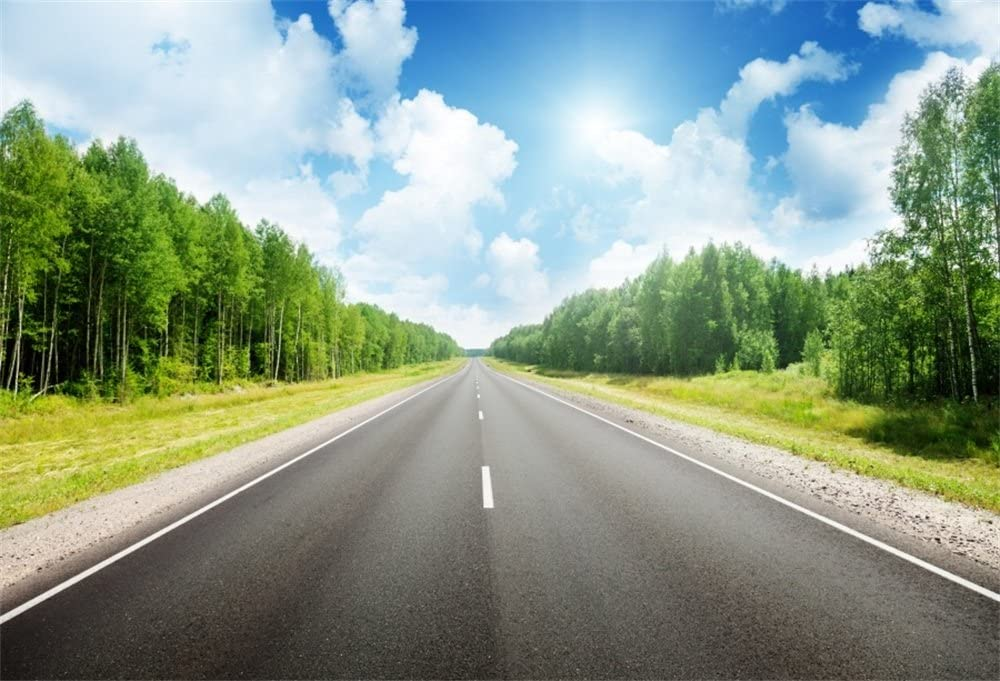
%> input picture Term Project/draft/pic2.jpg, 1000 x 681 px
$ octave DetectBorderUsingHSV.m   (GNU Octave 9; MATLAB toolbox functions it lacks are replaced by stand-ins)
%> lines starting %> are read from the running program, lines starting %| are printed output that depends on the picture
### Term Project/draft/Segmentation.m
function [output,bw] = Segmentation(img, num, origin_img)
    [L,N] = superpixels(img, num);
    % L ---> region of matrix (enumrate the number to distinguish the areas)
    % N ---> total number of superpixels
    bound_idx = label2idx(L);
    % bound_idx ---> like a cells array, each cell has every indexs of that
    % region
    Ln = numel(L);
    % Ln ---> total pixels of the image
    output = img;

    % color the region we divide
    for k = 1:N
        idx = bound_idx{k};
        output(idx) = mean(img(idx));
        output(idx+Ln) = mean(img(idx+Ln));
        output(idx+2*Ln) = mean(img(idx+2*Ln));
        r = mean(img(idx));
        g = mean(img(idx+Ln));
        b = mean(img(idx+2*Ln));
        if b >= 200 && r >= 200 && g >= 200
           %output(idx) = 50;
           %output(idx+Ln) = 50;
           %output(idx+2*Ln)
        end
    end

    bw = boundarymask(L);
    figure(2)
    subplot(1,2,1),imshow(output),title('segmentation result');
    subplot(1,2,2),imshow(imoverlay(origin_img,bw,'black'),'InitialMagnification',100),title('segmentation line');

end

### Term Project/draft/Calculate_border.m
function b = Calculate_border(grad, threshold)
    % grad --> gradient image %
    [row, column] = size(grad);
    b = zeros(column,1);
    for x = 1:1:column
        b(x) = row;
        for y = 1:1:row
            if grad(y,x) > threshold
                b(x) = y;
                break;
            end
        end
    end
end

### Term Project/draft/DetectBorderUsingHSV.m
clear all;
image_name = "pic2.jpg";
image = imread(image_name);
%> image is the input picture: size 681x1000x3 uint8; mean R, G, B 137.6, 154.4, 137.6
image = imresize(image, [600,800], 'bilinear');
%> image: size 600x800x3 uint8
[row, column, ~] = size(image);
%> row = 600; column = 800


% figure(1)
tmp = image;
subplot(1,2,1);
imshow(image);
title('original image');
num = 350;
[output,bw] = Segmentation(image, num, image);
%> in Segmentation, `[L,N] = superpixels(img, num);`:
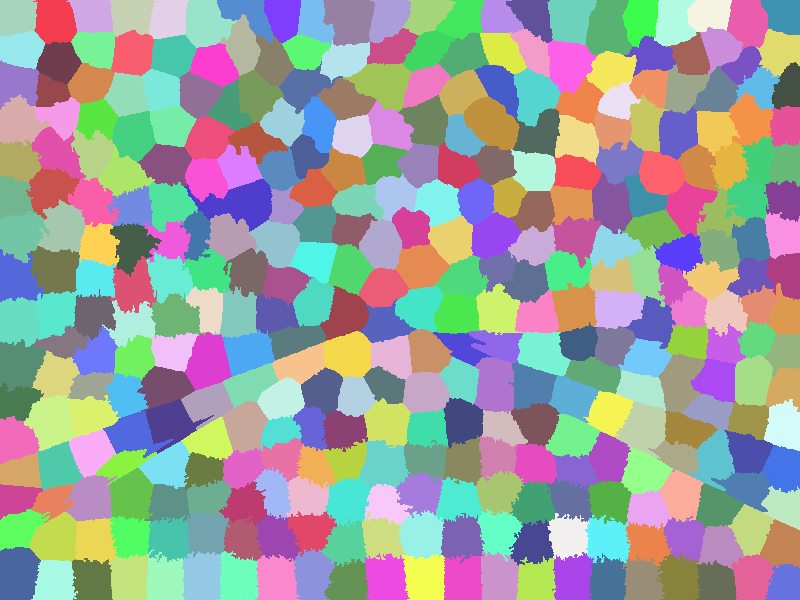
%> L: size 600x800 double; 351 distinct labels, from 1 to 351; one colour per label, 0 black
%> in Segmentation, `[L,N] = superpixels(img, num);`: N = 351
%> in Segmentation, `bound_idx = label2idx(L);`: bound_idx = 351 items
%> the loop in Segmentation, `for k = 1:N` made 351 passes
%> (r, g, b) on passes 1 to 3: (194.2, 219.5, 236.9), (207.2, 227.4, 241.6), (219.5, 234.9, 245.5)
%> after the loop in Segmentation, `for k = 1:N`:
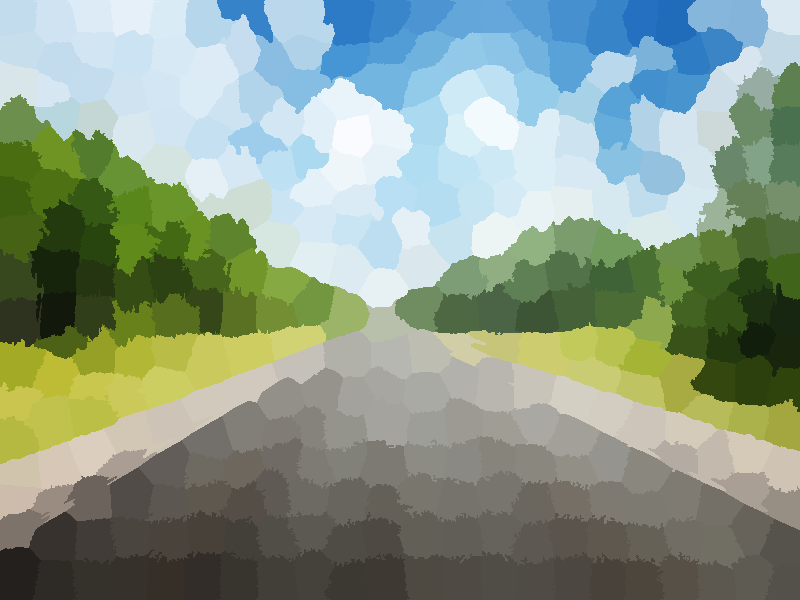
%> output: size 600x800x3 uint8; mean R, G, B 137.6, 154.4, 137.5
%> in Segmentation, `bw = boundarymask(L);`:
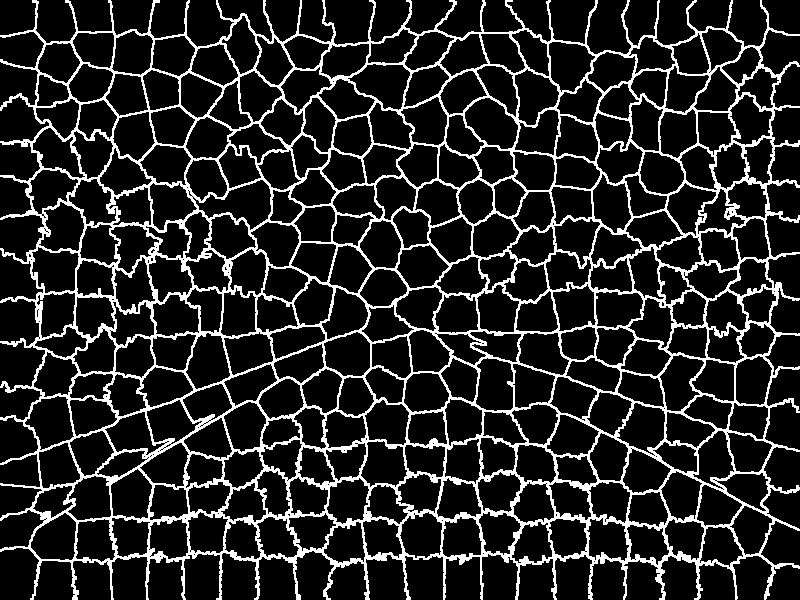
%> bw: size 600x800 logical; 15% white in thin lines or dots
%> in Segmentation, `imshow(imoverlay(origin_img,bw,'black'),'InitialMagnification',100)`:
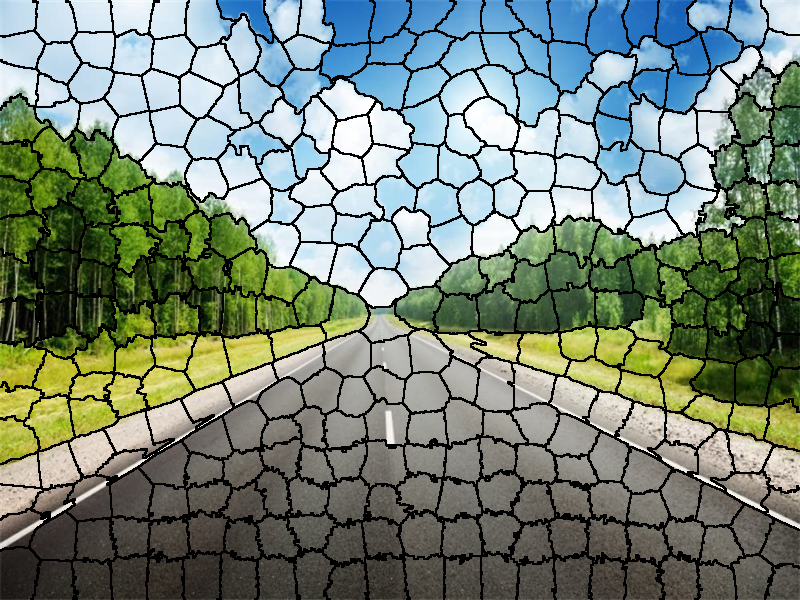
%> displayed picture: size 600x800x3, on the screen's scale of 0 to 255; mean R, G, B 117.4, 131.7, 117.8

gray_opt = rgb2gray(output);
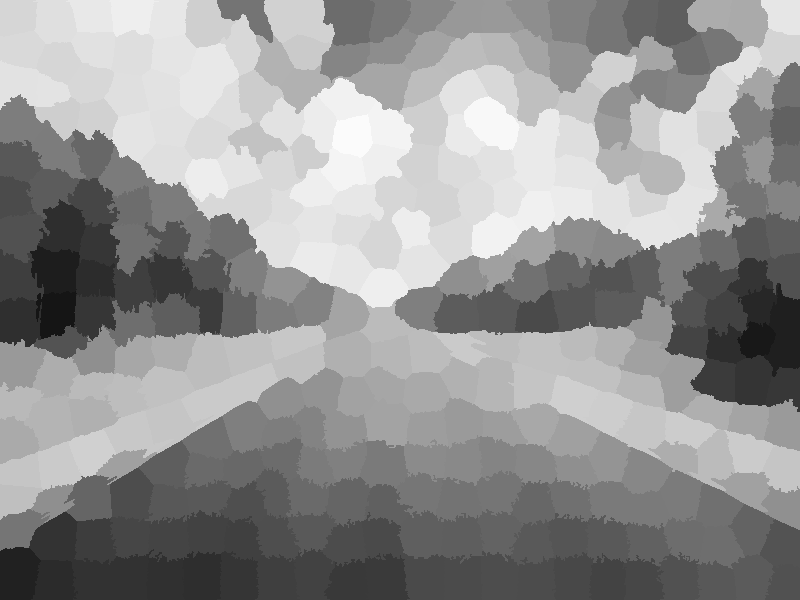
%> gray_opt: size 600x800 uint8; min 21, max 251, mean 147.5
[grad, ~] = imgradient(gray_opt);
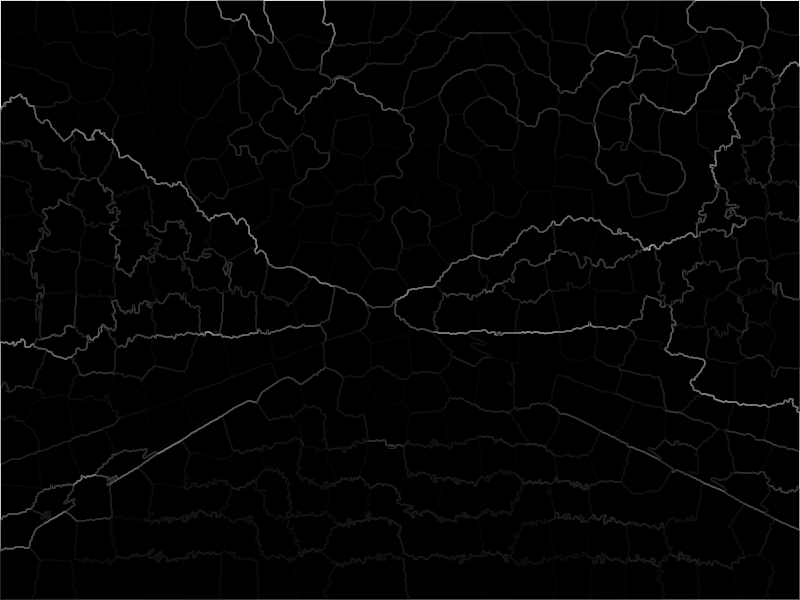
%> grad: size 600x800 double; min 0, max 975.8, mean 15.5; drawn with min black and max white
bdr = Calculate_border(grad, 80);
%> after the loop in Calculate_border, `for x = 1:1:column`: b = 800 values from 1 to 1
%> bdr = 800 values from 1 to 1

hsv_img = rgb2hsv(output);
%> hsv_img: size 600x800x3 double; mean H, S, V 0.303, 0.302, 0.643
b = zeros(column,1);
for x = 1:1:column
    b(x) = row;
    for y = 1:1:row
        if ~((hsv_img(y,x,1) >= 190/360 && hsv_img(y,x,1) <= 290/360) || (hsv_img(y,x,3) >= 0.85) && (grad(y,x) < 60))
            b(x) = y;
            break;
        end
    end
end
%> after the loop, b = 800 values, max 309 at index 373, min 63 at index 795, mean 203.9

% [14 lines of commented-out code are left out]

for i = 1:1:row
    for j = 1:1:column
        if i <= b(j)
            image(i,j,:) = 0;
        end
    end
end
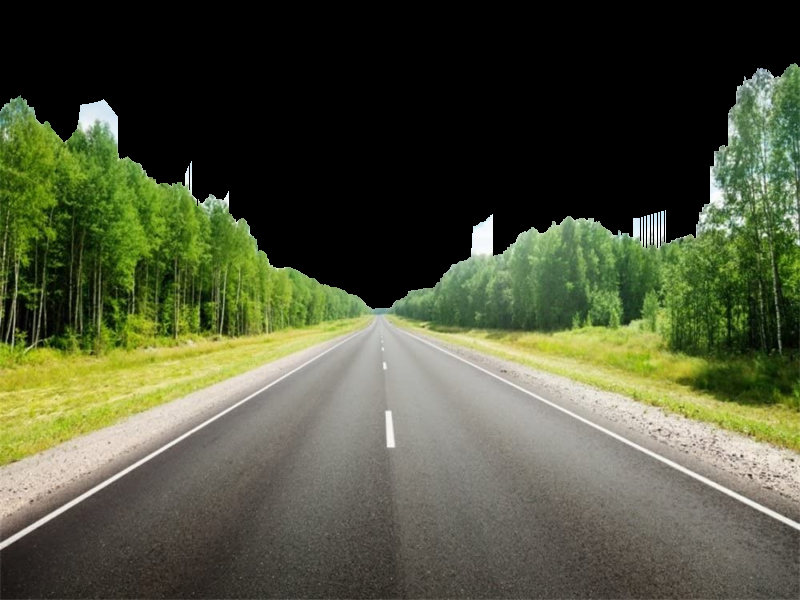
%> image: size 600x800x3 uint8; mean R, G, B 77.9, 83, 58.3
figure(3)
subplot(1,2,1);
imshow(tmp);
title('original image');
subplot(1,2,2);

imshow(image);
title('segmentation');
% [48 lines of commented-out code are left out]

$ run again, with Term Project/draft/44.jpg copied over Term Project/draft/pic2.jpg
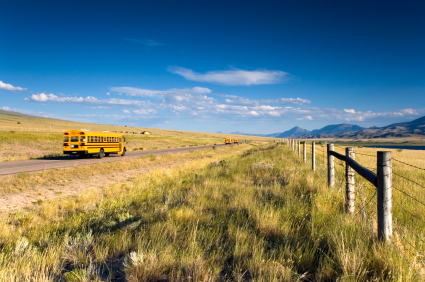
%> input picture Term Project/draft/44.jpg, 425 x 282 px
%> image is the input picture: size 282x425x3 uint8; mean R, G, B 105.9, 121.9, 114.8
%> in Segmentation, `[L,N] = superpixels(img, num);`:
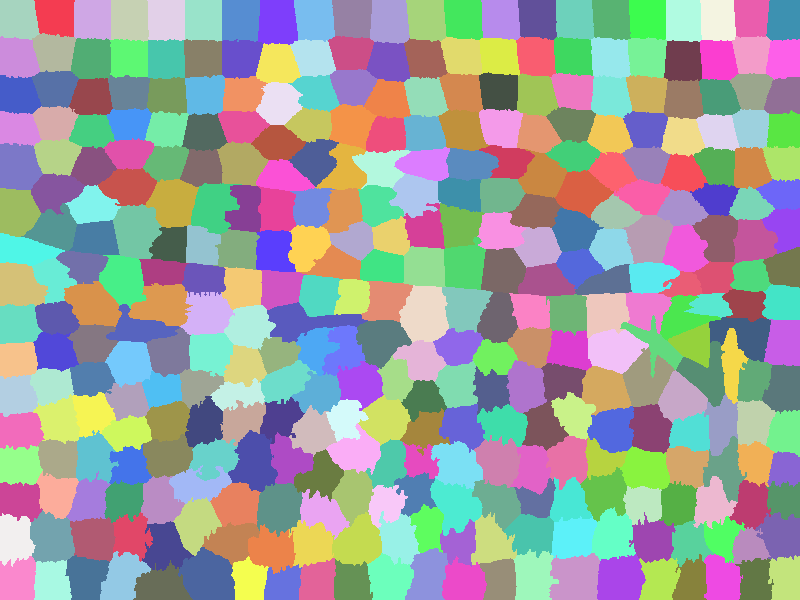
%> L: size 600x800 double; 351 distinct labels, from 1 to 351; one colour per label, 0 black
%> N = 351
%> bound_idx = 351 items
%> the loop in Segmentation, `for k = 1:N` made 351 passes
%> (r, g, b) on passes 1 to 3: (0.264, 61.55, 122.6), (0.223, 58.36, 117.2), (0.268, 57.36, 115.6)
%> bw: size 600x800 logical; 13.6% white in thin lines or dots
%> after the loop in Calculate_border, `for x = 1:1:column`: b = 800 values from 1 to 1
%> hsv_img: size 600x800x3 double; mean H, S, V 0.335, 0.641, 0.628
%> after the loop `for x = 1:1:column`: b = 800 values, max 299 at index 672, min 234 at index 1, mean 280.8
%> after the loop `for i = 1:1:row`:
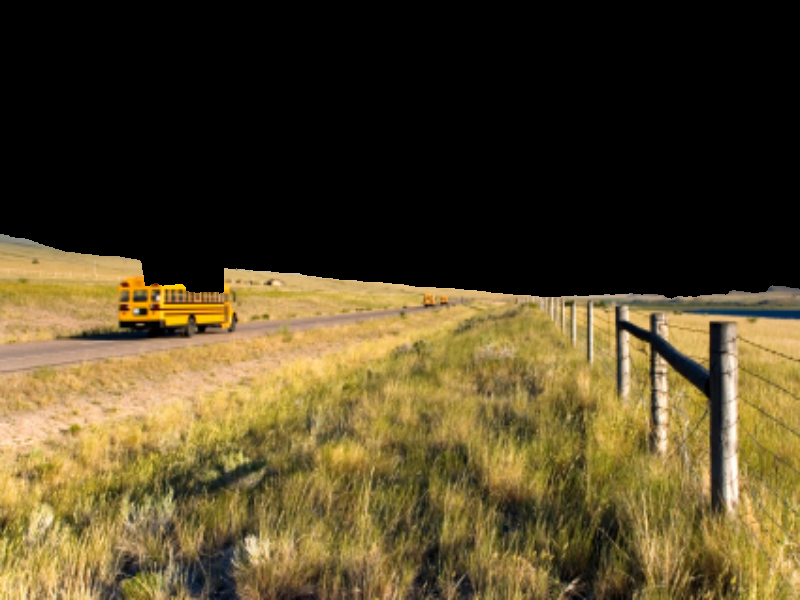
%> image: size 600x800x3 uint8; mean R, G, B 83, 69.7, 38.3

$ run again, with Term Project/draft/forest.jpg copied over Term Project/draft/pic2.jpg
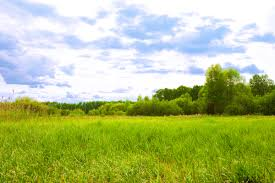
%> input picture Term Project/draft/forest.jpg, 275 x 183 px
%> image is the input picture: size 183x275x3 uint8; mean R, G, B 176.3, 190.5, 132.4
%> in Segmentation, `[L,N] = superpixels(img, num);`:
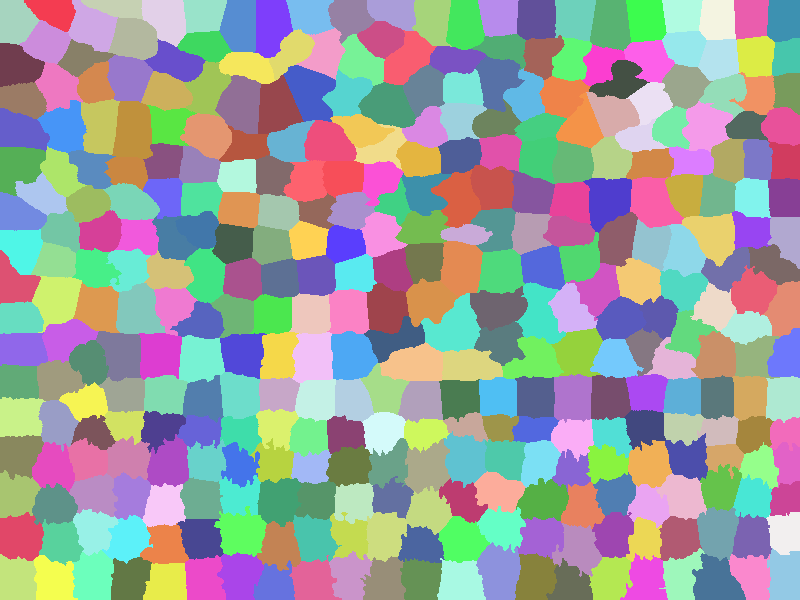
%> L: size 600x800 double; 352 distinct labels, from 1 to 352; one colour per label, 0 black
%> N = 352
%> bound_idx = 352 items
%> the loop in Segmentation, `for k = 1:N` made 352 passes
%> (r, g, b) on passes 1 to 3: (215.7, 223.5, 252.8), (198.1, 215.3, 250.7), (198.7, 217, 252)
%> bw: size 600x800 logical; 13.4% white in thin lines or dots
%> after the loop in Calculate_border, `for x = 1:1:column`: b = 800 values from 1 to 1
%> hsv_img: size 600x800x3 double; mean H, S, V 0.378, 0.496, 0.778
%> after the loop `for x = 1:1:column`: b = 800 values, max 338 at index 182, min 1 at index 184, mean 162.1
%> after the loop `for i = 1:1:row`:
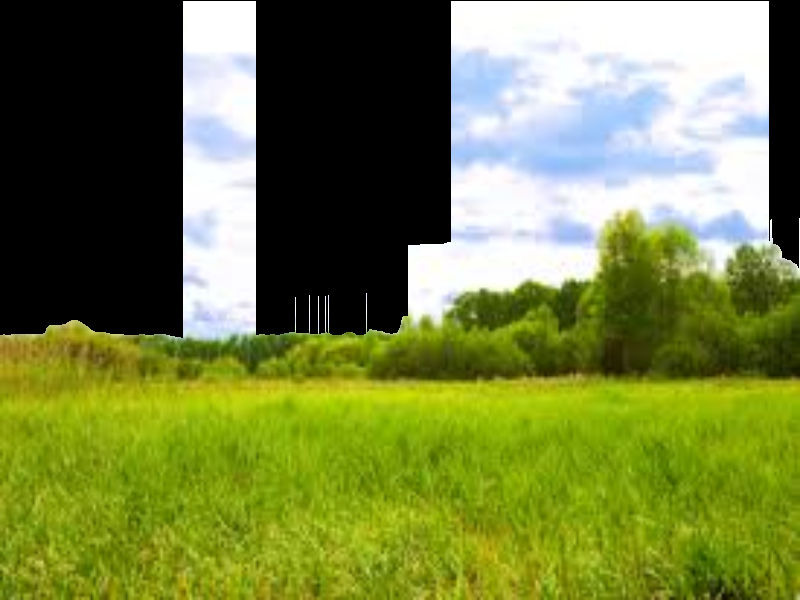
%> image: size 600x800x3 uint8; mean R, G, B 115.5, 127.8, 64.9

$ run again, with Term Project/draft/m.jpg copied over Term Project/draft/pic2.jpg
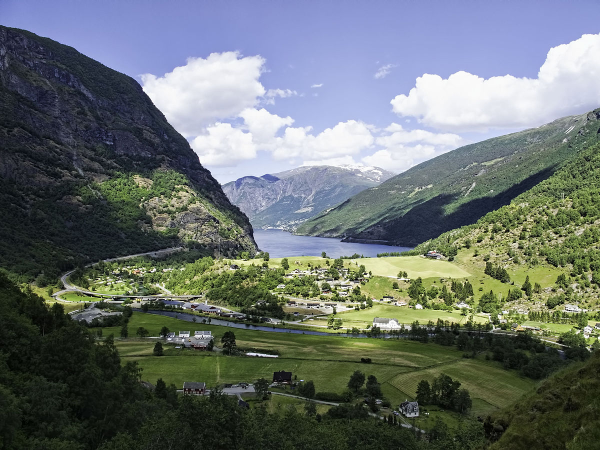
%> input picture Term Project/draft/m.jpg, 1200 x 900 px (shown at 1/2 size)
%> image is the input picture: size 900x1200x3 uint8; mean R, G, B 104.5, 112.6, 111.4
%> L: size 600x800 double; 351 distinct labels, from 1 to 351
%> N = 351
%> bound_idx = 351 items
%> the loop in Segmentation, `for k = 1:N` made 351 passes
%> (r, g, b) on passes 1 to 3: (128.3, 141.8, 207.8), (132.1, 145.6, 210), (128.7, 142.5, 207.8)
%> bw: size 600x800 logical; 14.4% white in thin lines or dots
%> after the loop in Calculate_border, `for x = 1:1:column`: b = 800 values from 1 to 1
%> hsv_img: size 600x800x3 double; mean H, S, V 0.42, 0.279, 0.493
%> after the loop `for x = 1:1:column`: b = 800 values, max 345 at index 361, min 99 at index 568, mean 247.8
%> after the loop `for i = 1:1:row`:
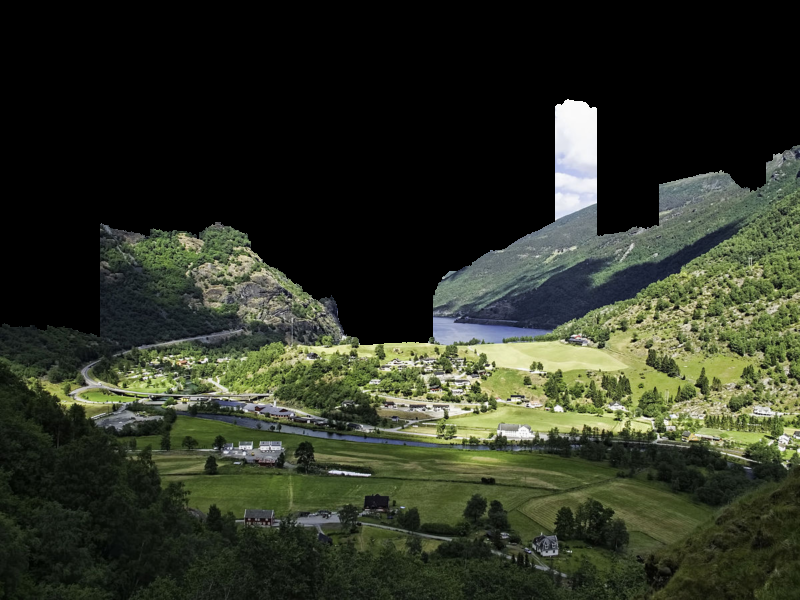
%> image: size 600x800x3 uint8; mean R, G, B 46.6, 51.4, 37.5
